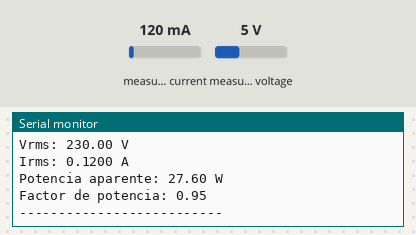
The sketch below on a simulated Arduino Nano, built with avr-gcc and run on an emulated ATmega328P. Parts: the last lines printed to the serial monitor. The inputs (shaded band) are chosen by the test bench; at power-on: measured current 120 mA, measured voltage 5 V.

Above: at 1.4 s.
1.5 s: measured current set to 40 mA
At 3.1 s:
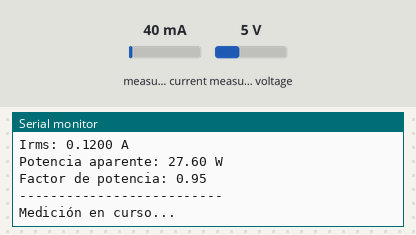
3.3 s: measured voltage set to 0.3 V
At 4.5 s:
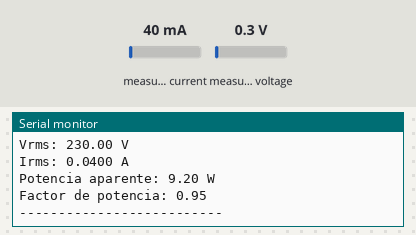
5.1 s: measured current set to 500 mA
At 6.7 s:
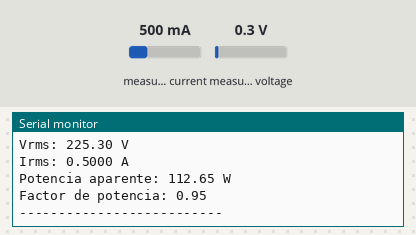
6.9 s: measured voltage set to 3.8 V
At 9.5 s:
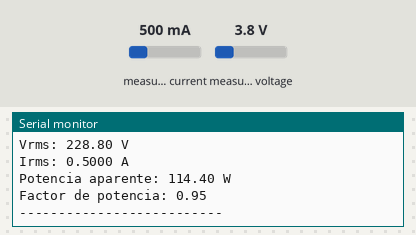
Timing chart, 0 to 9.7 s (numbered marks = the images above; inputs shaded):
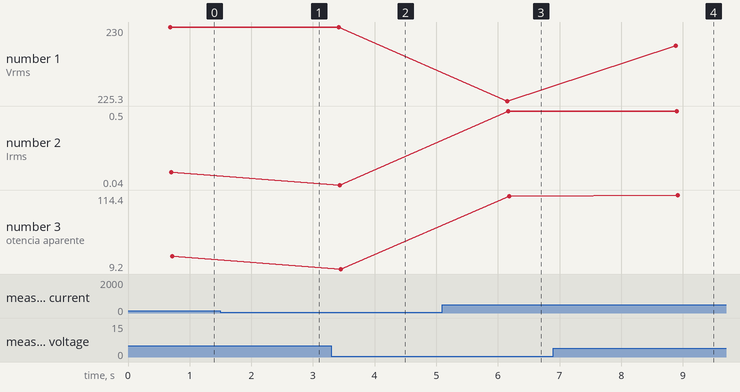

Measured:
- after the input at 5.1 s, the serial monitor: prints a new line after 1.1 s (image 3)
- after the input at 6.9 s, the serial monitor: prints a new line after 2.0 s (image 4)
- plotted number 1: 225.3 → 228.8 after the input at 6.9 s
- plotted number 2: 0.04 → 0.5 after the input at 5.1 s
- plotted number 3: 9.2 → 112.65 after the input at 5.1 s, 112.65 → 114.4 after the input at 6.9 s

The sketch:

ACmeterinstrumentation.ino
```cpp
#include "EmonLib.h"  // Incluir la librería EmonLib

EnergyMonitor emon1;  // Crear una instancia del medidor de energía

void setup() {
  Serial.begin(9600);  // Iniciar la comunicación serial
  Serial.println("AC Power Meter");

  emon1.voltage(A3, 366, 3.6);  // Configurar sensor de voltaje: pin, calibración de voltaje, fase
  emon1.current(A6, 1.15999);   // Configurar sensor de corriente: pin, calibración de corriente
}

void loop() {
  Serial.println("Medición en curso...");

  emon1.calcVI(20, 4000);  // Calcular valores de voltaje y corriente
  double Vrms = emon1.Vrms;
  if (Vrms < 10) Vrms = 0;  // Filtrar valores bajos de voltaje

  double Irms = emon1.calcIrms(4000);  // Calcular Irms solamente
  double Phase = emon1.powerFactor;
  if (Vrms < 10 || Irms < 0.009) Phase = 0;  // Filtrar valores bajos de corriente

  double apparentPower = (Irms * Vrms);  // Calcular potencia aparente

  // Mostrar los resultados en el Monitor Serial
  Serial.print("Vrms: ");
  Serial.print(Vrms, 2);
  Serial.println(" V");

  Serial.print("Irms: ");
  Serial.print(Irms, 4);
  Serial.println(" A");

  Serial.print("Potencia aparente: ");
  Serial.print(apparentPower, 2);
  Serial.println(" W");

  Serial.print("Factor de potencia: ");
  Serial.println(Phase, 2);

  Serial.println("--------------------------");

  delay(2000);  // Esperar 2 segundos antes de la siguiente lectura
}
```
